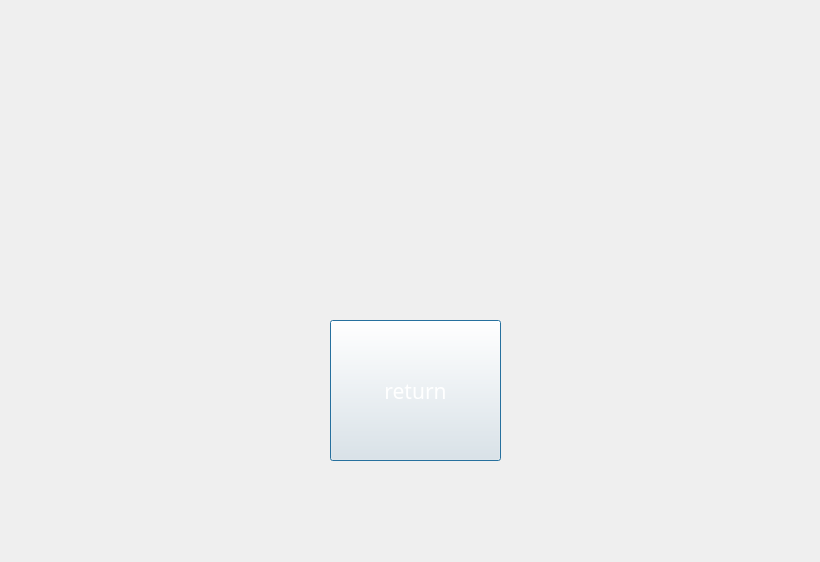
<?xml version="1.0" encoding="UTF-8"?>
<ui version="4.0">
 <class>Lose</class>
 <widget class="QDialog" name="Lose">
  <property name="geometry">
   <rect>
    <x>0</x>
    <y>0</y>
    <width>820</width>
    <height>562</height>
   </rect>
  </property>
  <property name="windowTitle">
   <string>Dialog</string>
  </property>
  <property name="styleSheet">
   <string notr="true">
border-image: url(:/pictures/lose.jpg);</string>
  </property>
  <widget class="QPushButton" name="pushButton">
   <property name="geometry">
    <rect>
     <x>330</x>
     <y>320</y>
     <width>171</width>
     <height>141</height>
    </rect>
   </property>
   <property name="font">
    <font>
     <family>Impact</family>
     <pointsize>16</pointsize>
    </font>
   </property>
   <property name="styleSheet">
    <string notr="true">border-image: url(:/pictures/file3.png);
color:rgb(255, 255, 255)
</string>
   </property>
   <property name="text">
    <string>return</string>
   </property>
  </widget>
 </widget>
 <resources/>
 <connections/>
</ui>
